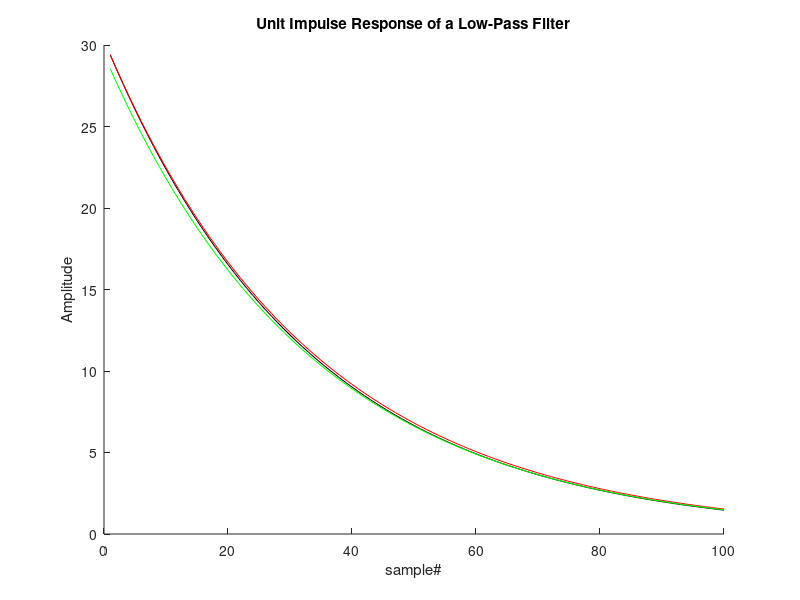
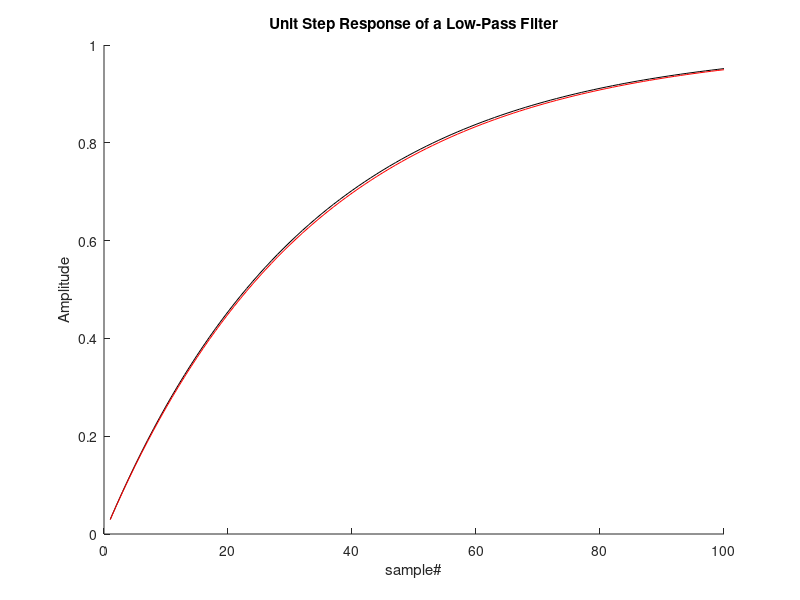

These charts were generated, in order, by the following MATLAB code:
% pr12_1.m
% Filter Implementations for Impulse and Step response

clear
figure; hold;
% The basis is an analysis of a low-pass RC circuit
% we use R=10k and C=3.3uF
R=10e3;
C=3.3e-6;
RC=R*C;

%				 UNIT IMPULSE 
%%%%%%%%%%%%%%%%%%%%%%%%%%%%%%%%%%%%%%%%%%%
% The analysis compares different approaches to obtain an
% impulse response

% Compared are:
%   1. 	The analog continuous time approach using the Laplace transform
%       	for the impulse response we obtain: 1=RCsH(s)+ H(s)
%       	after the inverse transform this is: h(t)=(1/RC)*exp(-t/RC)
%       	to compare with later discrete time approached we assume:
sample_rate=1000;
dt=1/sample_rate;
time=0.1;

i=1;
for t=dt:dt:time;
    yh(i)=(1/RC)*exp(-t/RC);
    i=i+1;
end;
plot(yh,'k')

%   2. 	The difference equation mode
%       	The difference equation: x(n*dt)=RC[(y(n*dt)-y(n*dt-1*dt))/dt] + y(n*dt)
%       	for the algorithm we set n*dt to n and obtain x(n)=[RC/dt]*[(y(n)-y(n-1))]+y(n)

A=RC/dt;
x=zeros(1,100);x(1)=1/dt;      % the input is an impulse at t=0 we correct the input            
                                                % with 1/dt
%%%%%%%%%%%%%%%%%%%%%%%%%%%%%%%%%%%%%%%%%%%
% To be able to directly compare the analog and discrete impulse response, we have to 
% correct the amplitude of the impulse.  In case of a sampled signal we can assume the 
% impulse to be of duration dt and amplitude 1/dt. Therefore either the input (i.e. the 
% impulse) or the output (i.e. the impulse response) must be corrected for the amplitude % of 1/dt!!
%%%%%%%%%%%%%%%%%%%%%%%%%%%%%%%%%%%%%%%%%%%

y_previous=0;

for n=1:100;
    y(n)=(A*y_previous+x(n))/(A+1);
    y_previous=y(n);
end;
plot(y,'r') 

% 3. The z-domain solution
%       Set the equation in (2) above to the z-domain
%                               X(z)=(A+1)Y(z)-(A/z)Y(z)
%                               Y(z)=1/[(A+1)-A/z]
%       Transformed: y(n)=A^n/(A+1)^(n+1)
for n=1:100;
    yz(n)=A^n/(A+1)^(n+1);
end;
yz=yz/dt;       		% Because we calculated yz on the basis of the 
                                    % discrete impulse, we correct the output with 1/dt
plot(yz,'g')
title('Unit Impulse Response of a Low-Pass Filter')
xlabel('sample#')
ylabel('Amplitude')

%				 UNIT STEP 
%%%%%%%%%%%%%%%%%%%%%%%%%%%%%%%%%%%%%%%%%%%
figure; hold;
% Compared are:
% 1. The analog continuous time approach using the Laplace transform
%       for the impulse response we obtain: 1=RCsH(s)+ H(s)
%       after the inverse transform this is: h(t)=(1/RC)*exp(-t/RC)
%       to compare with later discrete time approached we assume:
sample_rate=1000;
dt=1/sample_rate;
time=0.1;

i=1;
for t=dt:dt:time;
    yh(i)=1-exp(-t/RC);
    i=i+1;
end;
plot(yh,'k')

% 2. The difference equation mode
%       The difference equation: x(n*dt)=RC[(y(n*dt)-y(n*dt-1*dt))/dt] + y(n*dt)
%       for the algorithm we set n*dt to n and obtain x(n)=[RC/dt]*[(y(n)-y(n-1))]+y(n)
A=RC/dt;
x=ones(1,100);
y_previous=0;

for n=1:100;
    y(n)=(A*y_previous+x(n))/(A+1);
    y_previous=y(n);
end;
plot(y,'r') 
title('Unit Step Response of a Low-Pass Filter')
xlabel('sample#')
ylabel('Amplitude')
